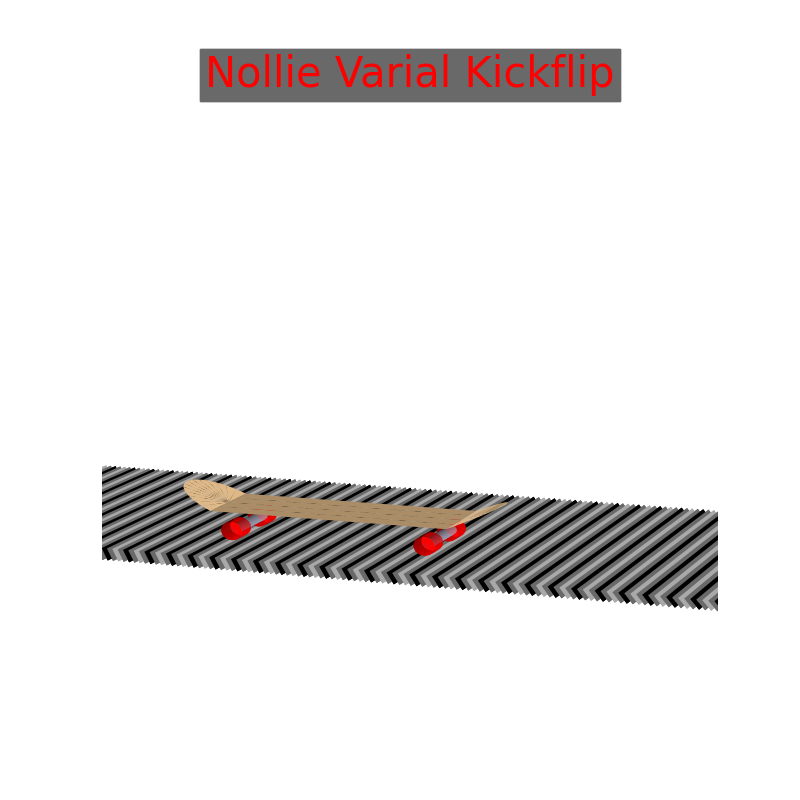
#> input picture Images/frames/01.png, 800 x 800 px, found by its file name; its folder holds only this picture in this run
$ python -i animate.py   (imports and definitions only)
#> lines starting #> are read from the running program, lines starting #| are printed output that depends on the picture; after the words box and inside, x2 and y2 are one past the last pixel; in counts of white or black regions, pixels touching at a corner belong together
### SKanimATE/skate.py

import matplotlib
matplotlib.use('TkAgg')
from mpl_toolkits.mplot3d import Axes3D
import matplotlib.pyplot as plt
import numpy as np
import random
import os

from SKanimATE.board import PyBoard
from SKanimATE.transforms import PyTransforms

tf = PyTransforms()
b = PyBoard()

################################################################################
# begining of class
################################################################################

class PySkate():

    def __init__(self):
        """
        class initaliser
        """

       # print('#'*55)
       # print(' PySkate initalised '+self.ss.get_live_time())
      #  print('#'*55)

    ######################################################################################

    # [307 lines left out: functions pre_trick, post_trick, customflip, customnollieflip, no_trick, not called in this run]

################################################################################
# End of class
################################################################################

### board.py
import numpy as np

################################################################################
# begining of class
################################################################################

class PyBoard:

    def __init__(self):
        """
        class initaliser
        """
        # deck dimensions
        self.board_width            = 8
        self.board_mid_length       = 22
        self.board_nose_tail_length = 5

        # truck dimensions
        self.truck_width    = 6
        self.truck_position = 18 #/board_length(32)
        self.axel_radius    = 0.5
        self.truck_height   = 1

        # wheel dimensions
        self.wheel_radius = 1
        self.wheel_width  = 2

    ######################################################################################

    # [165 lines left out: functions use_test_board, use_test_wheels, use_test_trucks, use_test_bolts, not called in this run]

################################################################################
# End of class
################################################################################

### SKanimATE/transforms.py
import numpy as np

################################################################################
# begining of class
################################################################################

class PyTransforms():
    def __init__(self):
       """
       class initaliser
       """
       pass

    ######################################################################################

    # [145 lines left out: functions degrees_to_radians, x_clockwise, y_clockwise, z_clockwise, x_anticlockwise, y_anticlockwise and 5 more, not called in this run]

################################################################################
# End of class
################################################################################

### SKanimATE/animate.py
from SKanimATE.skate import PySkate
import matplotlib.pyplot as plt
import numpy as np
import os

################################################################################
# begining of class
################################################################################

class PyAnimate:

    def __init__(self):
        """
        class initaliser
        """
        self.sb = PySkate()
        print('#'*55)
        print(' PyAnimate initalised ')#+self.time.get_live_time())
        print('#'*55)

    ######################################################################################

    # [11 lines left out: function frames_to_gif_old, not called in this run]

    ######################################################################################

    def frames_to_gif(self,gifname):
        """
        same functionality as frames_to_gif_old(), but makes gif cropped and transparent
        """
        from PIL import Image

        def gen_frame(path):
#> called with path = 'Images/frames/01.png'
            im = Image.open(path)
#> im is the input picture: PIL image 800x800 RGBA; mean R, G, B, A 236.4, 234.2, 233.9, 32.6
            alpha = im.getchannel('A')
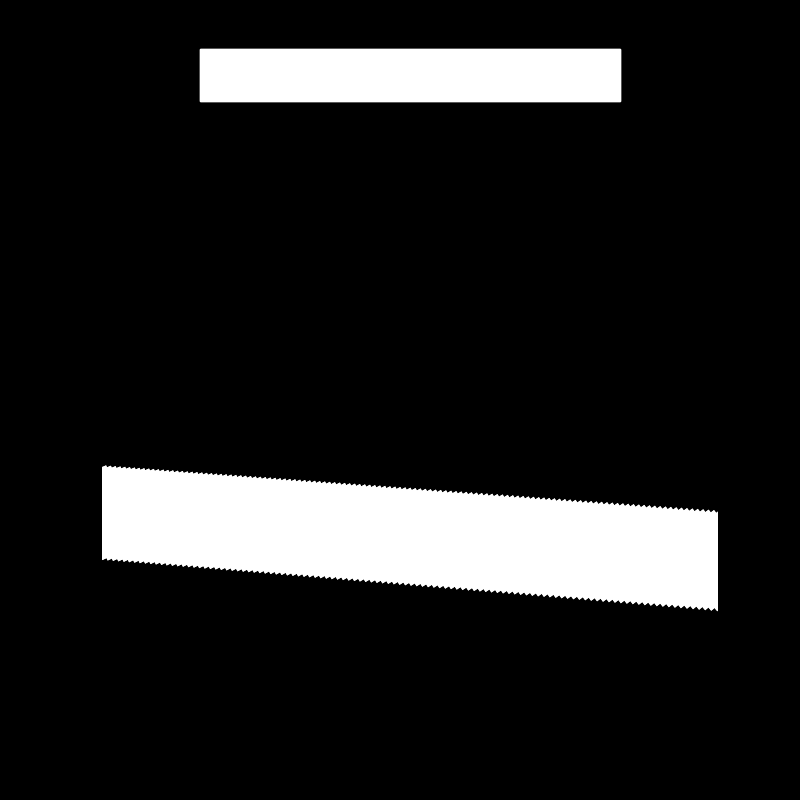
#> alpha: PIL image 800x800 L; min 0, max 255, mean 32.6


            # Convert the image into P mode but only use 255 colors in the palette out of 256
            im = im.convert('RGB').convert('P', palette=Image.ADAPTIVE, colors=255)
#> im: PIL image 800x800 P

            # Set all pixel values below 128 to 255 , and the rest to 0
            mask = Image.eval(alpha, lambda a: 255 if a <=128 else 0)
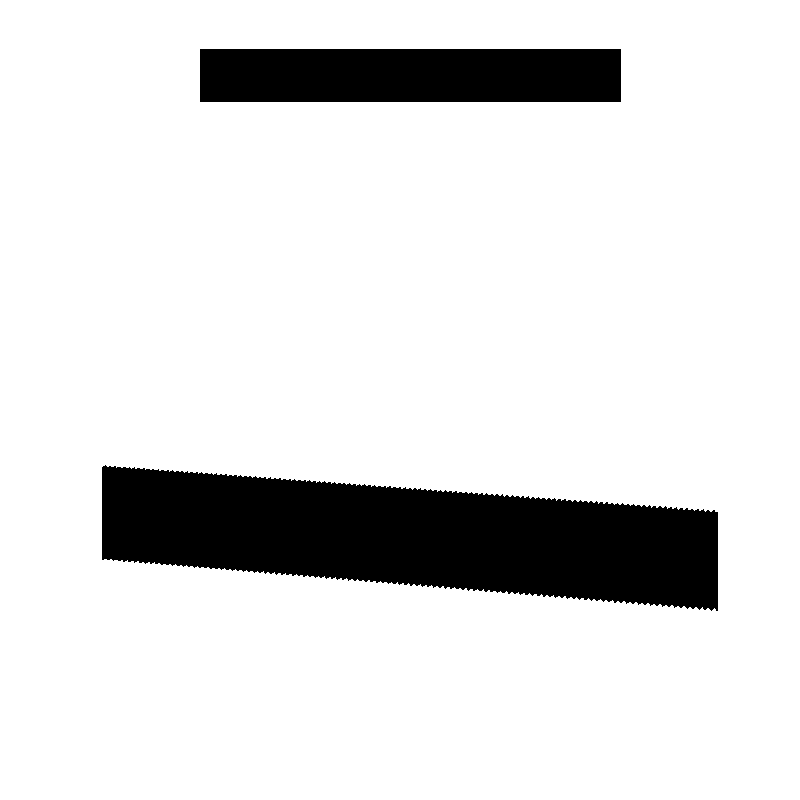
#> mask: PIL image 800x800 L; 87.3% white; 2 black regions, box (x1, y1, x2, y2) and area: (102, 465, 718, 611) 59135, (200, 49, 621, 102) 22313

            # Paste the color of index 255 and use alpha as a mask
            im.paste(255, mask)
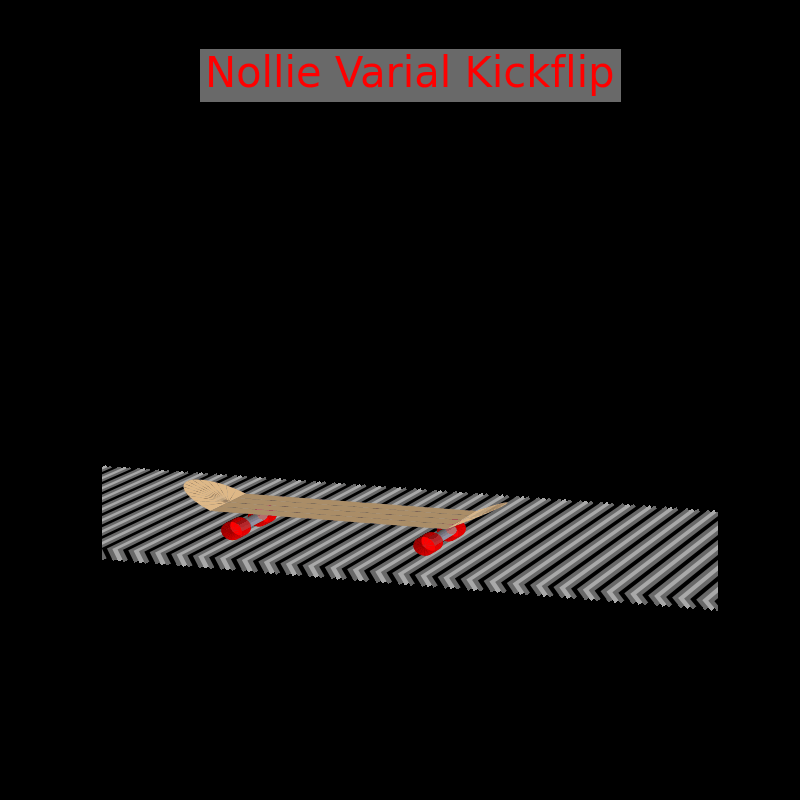
#> im: PIL image 800x800 P; mean R, G, B 14.3, 12.1, 11.8

            # The transparency index is 255
            im.info['transparency'] = 255


            #crop image
            # Setting the points for cropped image

            width, height = im.size
#> width = 800; height = 800

            left = 102
            top = 0
            right = 718
            bottom = 616

            # Cropped image of above dimension
            # (It will not change orginal image)
            im = im.crop((left, top, right, bottom))
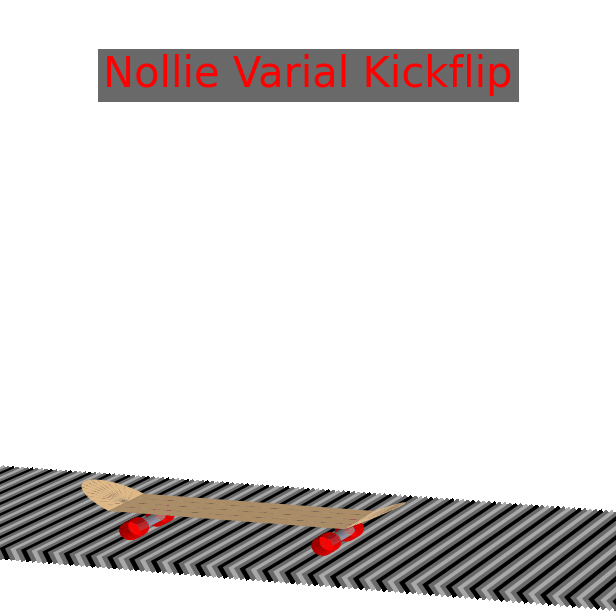
#> im: PIL image 616x616 P; mean R, G, B, A 24.1, 20.5, 19.9, 54.7; transparent parts drawn white

            return im

        images = []
        for filename in os.listdir('Images/frames/'):
            images.append(gen_frame('Images/frames/'+filename))
        filename = 'Images/gifs/{}.gif'.format(gifname)
        images[0].save(filename, save_all=True, append_images=images[1:], loop=0, duration=150,disposal=3,format='GIF',)
        print('{} made'.format(filename))


    ######################################################################################

    # [100 lines left out: functions make_all_gifs, make_single_gif, not called in this run]

################################################################################
# End of class
################################################################################

>>> result = PyAnimate().frames_to_gif('../Images/frames/01.png')
